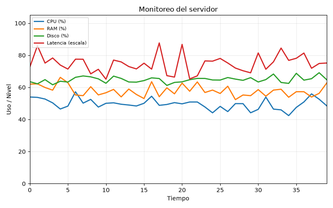
#> input picture data/semana08/pruebas/prueba_latencia.png, 333 x 208 px, shrunk from 800 x 500 before the run
$ python semana09_analizar_regiones.py
#> lines starting #> are read from the running program, lines starting #| are printed output that depends on the picture; after the words box and inside, x2 and y2 are one past the last pixel; in counts of white or black regions, pixels touching at a corner belong together
from pathlib import Path
import argparse

import matplotlib.pyplot as plt
import numpy as np
from skimage import io, filters, measure, color


# ============================================================
# RUTAS
# ============================================================

ROOT = Path(__file__).resolve().parent.parent

ARTIFACTS_DIR = ROOT / "artifacts"

DEFAULT_IMAGE = (
    ROOT
    / "data"
    / "semana08"
    / "pruebas"
    / "prueba_latencia.png"
)

OUTPUT_IMAGE = (
    ARTIFACTS_DIR
    / "semana09_regiones.png"
)


# ============================================================
# CARGAR IMAGEN
# ============================================================

def load_image(image_path):

    image_path = Path(image_path)

    if not image_path.exists():

        raise FileNotFoundError(
            f"No existe la imagen: {image_path}"
        )

    return io.imread(
        image_path,
        as_gray=True,
    )


# ============================================================
# ANALIZAR REGIONES
# ============================================================

def analyze_regions(
    image,
    min_area=50,
):

    # ========================================================
    # 1. UMBRAL OTSU
    # ========================================================

    threshold = filters.threshold_otsu(
        image
    )


    # ========================================================
    # 2. MÁSCARA
    #
    # Fondo blanco / contenido oscuro
    # ========================================================

    mask = image < threshold


    # ========================================================
    # 3. ETIQUETAR REGIONES
    # ========================================================

    labels = measure.label(
        mask,
        connectivity=2,
    )


    # ========================================================
    # 4. OBTENER PROPIEDADES
    # ========================================================

    regions = measure.regionprops(
        labels
    )


    total_regions = len(
        regions
    )


    # ========================================================
    # 5. FILTRAR POR ÁREA
    #
    # min_area es un criterio experimental
    # para descartar regiones muy pequeñas.
    # ========================================================

    relevant_regions = [
        region
        for region in regions
        if region.area >= min_area
    ]


    # ========================================================
    # 6. CREAR MÁSCARA FILTRADA
    # ========================================================

    filtered_mask = np.zeros_like(
        labels,
        dtype=bool,
    )


    for region in relevant_regions:

        filtered_mask[
            labels == region.label
        ] = True


    # ========================================================
    # 7. ETIQUETAR SOLO REGIONES RELEVANTES
    # ========================================================

    filtered_labels = measure.label(
        filtered_mask,
        connectivity=2,
    )


    return {
        "threshold": float(threshold),
        "mask": mask,
        "labels": labels,
        "regions": regions,
        "total_regions": total_regions,
        "relevant_regions": relevant_regions,
        "relevant_count": len(relevant_regions),
        "filtered_mask": filtered_mask,
        "filtered_labels": filtered_labels,
    }


# ============================================================
# CREAR EVIDENCIA
# ============================================================

def create_evidence(
    image,
    result,
    min_area,
):

    ARTIFACTS_DIR.mkdir(
        parents=True,
        exist_ok=True,
    )


    colored_labels = color.label2rgb(
        result["filtered_labels"],
        image=image,
        bg_label=0,
        alpha=0.45,
    )


    fig, axes = plt.subplots(
        1,
        3,
        figsize=(15, 5),
    )


    # --------------------------------------------------------
    # ORIGINAL
    # --------------------------------------------------------

    axes[0].imshow(
        image,
        cmap="gray",
    )

    axes[0].set_title(
        "Imagen original"
    )


    # --------------------------------------------------------
    # TODAS LAS REGIONES
    # --------------------------------------------------------

    axes[1].imshow(
        result["mask"],
        cmap="gray",
    )

    axes[1].set_title(
        f"Otsu - {result['total_regions']} regiones"
    )


    # --------------------------------------------------------
    # REGIONES FILTRADAS
    # --------------------------------------------------------

    axes[2].imshow(
        colored_labels
    )

    axes[2].set_title(
        (
            f"Área ≥ {min_area} px\n"
            f"{result['relevant_count']} regiones"
        )
    )


    for axis in axes:

        axis.axis(
            "off"
        )


    fig.tight_layout()


    fig.savefig(
        OUTPUT_IMAGE,
        dpi=160,
    )


    plt.close(
        fig
    )


# ============================================================
# MOSTRAR RESULTADOS
# ============================================================

def show_results(
    result,
    min_area,
):

    regions_sorted = sorted(
        result["regions"],
        key=lambda region: region.area,
        reverse=True,
    )


    print()

    print(
        "=" * 75
    )

    print(
        "SEMANA 9 - ANÁLISIS DE REGIONES CONECTADAS"
    )

    print(
        "=" * 75
    )

    print()


    print(
        f"Umbral Otsu: "
        f"{result['threshold']:.4f}"
    )


    print(
        f"Regiones totales: "
        f"{result['total_regions']}"
    )


    print(
        f"Área mínima utilizada: "
        f"{min_area} píxeles"
    )


    print(
        f"Regiones con área >= {min_area}: "
        f"{result['relevant_count']}"
    )


    print()

    print(
        "10 REGIONES MÁS GRANDES"
    )

    print(
        "-" * 75
    )

    print(
        f"{'REGIÓN':<12}"
        f"{'ÁREA (px)':<15}"
        f"{'ALTO':<12}"
        f"{'ANCHO':<12}"
    )

    print(
        "-" * 55
    )


    for region in regions_sorted[:10]:

        min_row, min_col, max_row, max_col = (
            region.bbox
        )

        height = (
            max_row - min_row
        )

        width = (
            max_col - min_col
        )


        print(
            f"{region.label:<12}"
            f"{region.area:<15.0f}"
            f"{height:<12}"
            f"{width:<12}"
        )


    print()

    print(
        "Evidencia generada:"
    )

    print(
        OUTPUT_IMAGE
    )

    print()

    print(
        "=" * 75
    )


# ============================================================
# ARGUMENTOS
# ============================================================

def parse_arguments():

    parser = argparse.ArgumentParser(
        description=(
            "Analiza el tamaño de las regiones "
            "conectadas detectadas con Otsu."
        )
    )


    parser.add_argument(
        "imagen",
        nargs="?",
        default=str(
            DEFAULT_IMAGE
        ),
        help="Imagen que se desea analizar.",
    )


    parser.add_argument(
        "--min-area",
        type=int,
        default=50,
        help=(
            "Área mínima en píxeles para considerar "
            "una región relevante."
        ),
    )


    return parser.parse_args()


# ============================================================
# MAIN
# ============================================================

def main():

    args = parse_arguments()


    try:

        image = load_image(
            args.imagen
        )
#> in load_image, `return io.imread( image_path, as_gray=True, )`:
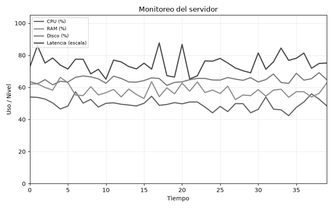
#> returned value: shape (208, 333) float64; min 0.0392, max 1, mean 0.968


        result = analyze_regions(
            image,
            min_area=args.min_area,
        )
#> in analyze_regions, `threshold = filters.threshold_otsu( image )`: threshold = 0.792
#> in analyze_regions, `mask = image < threshold`:
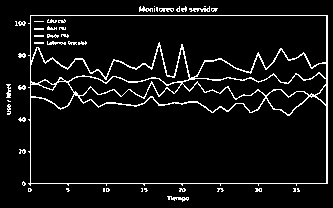
#> mask: shape (208, 333) bool; 6.4% white in thin lines or dots
#> in analyze_regions, `labels = measure.label( mask, connectivity=2, )`:
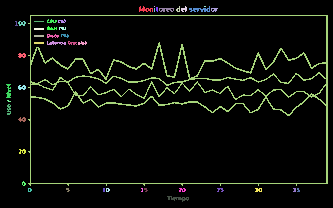
#> labels: shape (208, 333) int32; 47 distinct labels, from 0 to 46; one colour per label, 0 black
#> in analyze_regions, `regions = measure.regionprops( labels )`: regions = 46 regions; largest, box (x1, y1, x2, y2) and area: (28, 15, 328, 186) 3474, (167, 196, 189, 202) 63, (189, 6, 210, 12) 62, (139, 6, 153, 12) 47, (47, 41, 66, 45) 45
#> in analyze_regions, `total_regions = len( regions )`: total_regions = 46
#> in analyze_regions, `relevant_regions = [ region for region in regions if region.area >= mi..`: relevant_regions = 3 regions; box (x1, y1, x2, y2) and area: (28, 15, 328, 186) 3474, (167, 196, 189, 202) 63, (189, 6, 210, 12) 62
#> the loop in analyze_regions, `for region in relevant_regions: ` made 3 passes
#> after the loop in analyze_regions, `for region in relevant_regions:`:
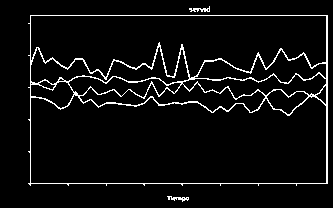
#> filtered_mask: shape (208, 333) bool; 5.2% white in thin lines or dots, all inside (x1, y1, x2, y2) = (28, 6, 328, 202)
#> in analyze_regions, `filtered_labels = measure.label( filtered_mask, connectivity=2, )`:
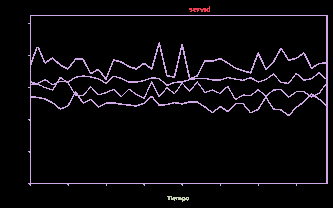
#> filtered_labels: shape (208, 333) int32; 4 distinct labels, from 0 to 3; one colour per label, 0 black
#> result = 9 items


        create_evidence(
            image,
            result,
            args.min_area,
        )
#> in create_evidence, `colored_labels = color.label2rgb( result["filtered_labels"], image=ima..`:
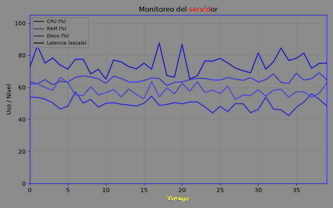
#> colored_labels: shape (208, 333, 3) float64; mean R, G, B 0.533, 0.533, 0.555


        show_results(
            result,
            args.min_area,
        )
#> in show_results, `regions_sorted = sorted( result["regions"], key=lambda region: region...`: regions_sorted has the same summary as regions in analyze_regions
#| Umbral Otsu: 0.7917
#| Regiones totales: 46
#| Regiones con área >= 50: 3
#> the loop in show_results, `for region in regions_sorted[:10]: ` made 10 passes
#> (min_row, min_col, max_row, max_col, height, width) on passes 1 to 10: (15, 28, 186, 328, 171, 300), (196, 167, 202, 189, 6, 22), (6, 189, 12, 210, 6, 21), (6, 139, 12, 153, 6, 14), (41, 47, 45, 66, 4, 19), (84, 6, 98, 11, 14, 5), (8, 159, 12, 174, 4, 15), (104, 7, 115, 11, 11, 4), (34, 47, 38, 59, 4, 12), (53, 18, 58, 26, 5, 8)
#| 11          3474           171         300
#| 46          63             6           22
#| 6           62             6           21
#| 1           47             6           14
#| 23          45             4           19
#| 28          45             14          5
#| 9           43             4           15
#| 31          31             11          4
#> (further printed lines are left out)


    except Exception as error:

        print()

        print(
            "ERROR:"
        )

        print(
            error
        )

        raise SystemExit(1)


if __name__ == "__main__":

    main()

$ run again, with data/semana08/pruebas/prueba_critico.png copied over data/semana08/pruebas/prueba_latencia.png
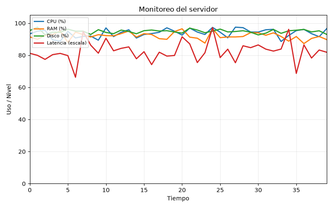
#> input picture data/semana08/pruebas/prueba_critico.png, 333 x 208 px, shrunk from 800 x 500 before the run
#> threshold = 0.788
#> mask: shape (208, 333) bool; 5.6% white in thin lines or dots
#> labels: shape (208, 333) int32; 47 distinct labels, from 0 to 46
#> regions = 46 regions; largest, box (x1, y1, x2, y2) and area: (28, 15, 328, 186) 2951, (167, 196, 189, 202) 63, (189, 6, 210, 12) 62, (139, 6, 153, 12) 47, (47, 41, 66, 45) 45
#> total_regions = 46
#> relevant_regions = 3 regions; box (x1, y1, x2, y2) and area: (28, 15, 328, 186) 2951, (167, 196, 189, 202) 63, (189, 6, 210, 12) 62
#> the loop in analyze_regions, `for region in relevant_regions: ` made 3 passes
#> in analyze_regions, `filtered_labels = measure.label( filtered_mask, connectivity=2, )`:
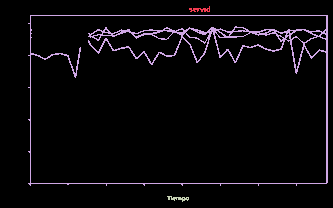
#> filtered_labels: shape (208, 333) int32; 4 distinct labels, from 0 to 3; one colour per label, 0 black
#> result = 9 items
#> in create_evidence, `colored_labels = color.label2rgb( result["filtered_labels"], image=ima..`:
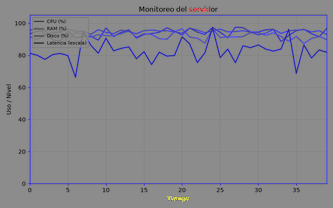
#> colored_labels: shape (208, 333, 3) float64; mean R, G, B 0.535, 0.534, 0.553
#> regions_sorted has the same summary as regions in analyze_regions
#| Umbral Otsu: 0.7880
#| Regiones totales: 46
#| Regiones con área >= 50: 3
#> the loop in show_results, `for region in regions_sorted[:10]: ` made 10 passes
#> (min_row, min_col, max_row, max_col, height, width) on passes 1 to 8: (15, 28, 186, 328, 171, 300), (196, 167, 202, 189, 6, 22), (6, 189, 12, 210, 6, 21), (6, 139, 12, 153, 6, 14), (41, 47, 45, 66, 4, 19), (8, 159, 12, 174, 4, 15), (84, 6, 98, 11, 14, 5), (33, 47, 38, 59, 5, 12)
#> (printed output is left out)

$ run again, with data/semana08/pruebas/prueba_disco.png copied over data/semana08/pruebas/prueba_latencia.png
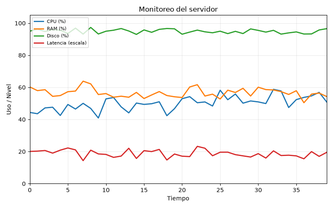
#> input picture data/semana08/pruebas/prueba_disco.png, 333 x 208 px, shrunk from 800 x 500 before the run
#> threshold = 0.795
#> mask: shape (208, 333) bool; 5.8% white in thin lines or dots
#> labels: shape (208, 333) int32; 47 distinct labels, from 0 to 46
#> regions = 46 regions; largest, box (x1, y1, x2, y2) and area: (28, 15, 328, 186) 3091, (167, 196, 189, 202) 63, (189, 6, 210, 12) 62, (139, 6, 153, 12) 47, (6, 84, 11, 98) 46
#> total_regions = 46
#> relevant_regions = 3 regions; box (x1, y1, x2, y2) and area: (28, 15, 328, 186) 3091, (167, 196, 189, 202) 63, (189, 6, 210, 12) 62
#> the loop in analyze_regions, `for region in relevant_regions: ` made 3 passes
#> in analyze_regions, `filtered_labels = measure.label( filtered_mask, connectivity=2, )`:
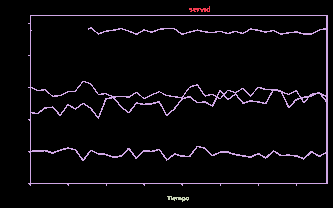
#> filtered_labels: shape (208, 333) int32; 4 distinct labels, from 0 to 3; one colour per label, 0 black
#> result = 9 items
#> in create_evidence, `colored_labels = color.label2rgb( result["filtered_labels"], image=ima..`:
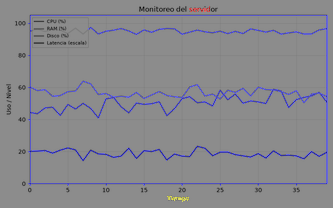
#> colored_labels: shape (208, 333, 3) float64; mean R, G, B 0.535, 0.534, 0.554
#> regions_sorted has the same summary as regions in analyze_regions
#| Umbral Otsu: 0.7955
#| Regiones totales: 46
#| Regiones con área >= 50: 3
#> the loop in show_results, `for region in regions_sorted[:10]: ` made 10 passes
#> (min_row, min_col, max_row, max_col, height, width) on passes 1 to 8: (15, 28, 186, 328, 171, 300), (196, 167, 202, 189, 6, 22), (6, 189, 12, 210, 6, 21), (6, 139, 12, 153, 6, 14), (84, 6, 98, 11, 14, 5), (41, 47, 45, 66, 4, 19), (8, 159, 12, 174, 4, 15), (34, 47, 38, 59, 4, 12)
#> (printed output is left out)
